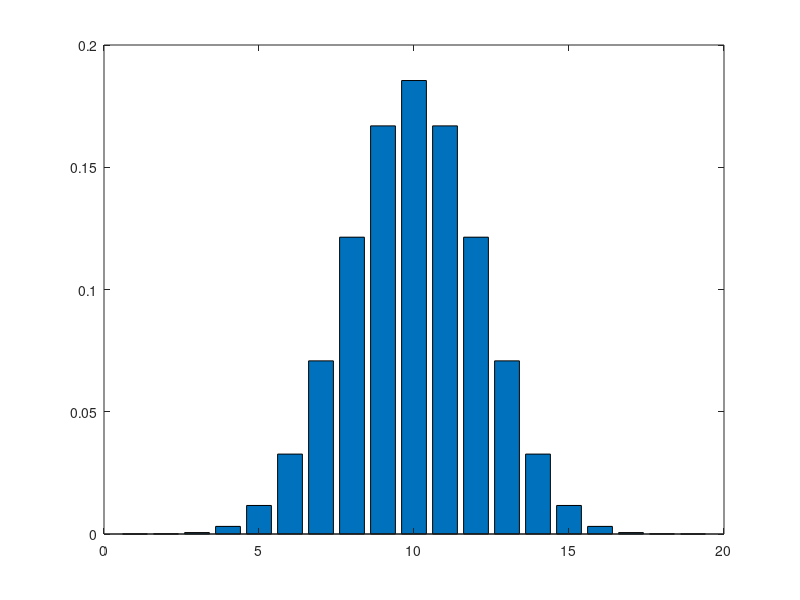

Here is the MATLAB script that generated this plot:
% 2017 Spring EE 380 Section 6
% Project 4
% Aaron Turner
% #011502541
% Hypothesis Testing
% --------------------------------------------
% ____________________________________________
% Below is the code for a binomial distribution wit n = 18, p = 0.5,
% it will produce a plot of the distribution
function project4

    format long % This will increase the expressed precision

    % Arry for prob
    prob = [];

    % Sample Size, Number of trials
    n = 18;
    
    % Probability of success
    p = 0.5;
    
    % Trials to run
    for x = 0:18
        % Get our binomail PDF
        % binopdf (x,n,p)
        prob(x + 1) = binopdf(x, n, p);   
    end
    
    % Print the values
    prob
    
    % Build Our Graph
    figure(1);
    bar(prob);
    
    % --------------------------------------------
    % ____________________________________________
    % 
    % Below we have the code for experimentally determining
    % The Critical Value
    
    
    
end

